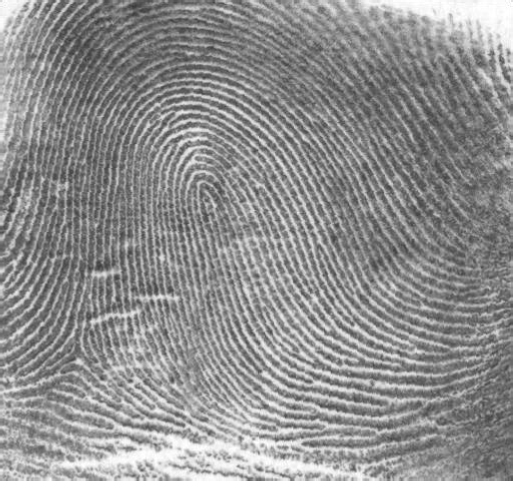
%> input picture Lab3/Proj04_05/Fig0457(a)(thumb_print).tif, 1026 x 962 px (shown at 1/2 size)
$ octave test_fft.m   (GNU Octave 9; MATLAB toolbox functions it lacks are replaced by stand-ins)
%> lines starting %> are read from the running program, lines starting %| are printed output that depends on the picture
### Lab3/Proj04_01/fshift.m
function output = fshift(input)
%뱄input갠(-1)쿍쾩
[M,N] = size(input);
output = zeros(M,N,'single');
    for x = 0 : M-1
        for y = 0 : N-1
            output(x+1,y+1) = input(x+1,y+1) * ((-1)^(x+y));
        end
    end
end

### Lab3/Proj04_01/myGLPF.m
function output = myGLPF(D0,M,N);
% D0: variable of Gaussian Lowpass Filtering, type single (see Eq. (4.8-7) [第四版課本 Eq. (4-116)])
% M, N: size of the filter(M x N), type int
% output: a 2-D GLPF, type single
output = zeros(M,N,'single');
midM = round(M/2);
midN = round(N/2);
    for u = 0 : M-1
        for v = 0 : N-1
            Duv = (u-midM)^2 + (v-midN)^2;
            o = 2*(D0^2);
            output(u+1,v+1) = exp(-Duv/o);
        end
    end
end

### Lab3/Proj04_04/myGHPF.m
function output = myGHPF(D0,M,N)
% D0: variable of Gaussian Lowpass Filtering, type single (see Eq. (4.9-4) [第四版課本Eq. (4-120)])
% M, N: size of the filter(M x N), type single
% output: a 2-D GHPF, type single
    output = 1 - myGLPF(D0,M,N); % high pass = 1 - low pass
end

### Lab3/test/05/test_fft.m
clc;
clear all;
close all;
input = imread('Fig0457(a)(thumb_print).tif'); % 讀取題目圖片
%> input is the input picture: size 962x1026 uint8; min 52, max 255, mean 142.7
input = imresize(input, 1/10); % 縮小10倍
%> input: size 97x103 uint8
figure;imshow(input);title('Origin的1/10');
input = im2single(input);
%> input: size 97x103 single
[M,N] = size(input);
%> M = 97; N = 103

edge = 128;
inputZeroPad = padarray(input,[edge-M edge-N],0,'post');
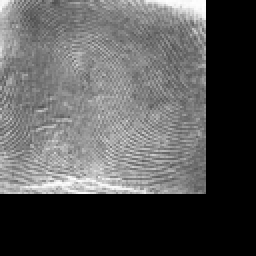
%> inputZeroPad: size 128x128 single (shown 2 times larger); min 0, max 1, mean 0.341
figure;imshow(inputZeroPad);title('Zero Padding');
imwrite(inputZeroPad,'Zero Padding.png');
input_shift = fshift(inputZeroPad); % 做(-1)處理
%> after the loop in fshift, `for x = 0 : M-1`:
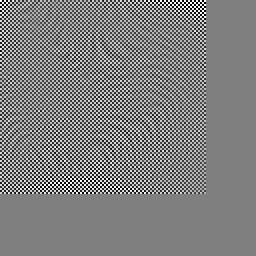
%> output: size 128x128 single (shown 2 times larger); min -0.996, max 1, mean 0.0001; drawn with min black and max white

D0 = 6; % 因為圖片有縮小，也對D0做縮小
MyGHPF = myGHPF(D0,edge,edge);

outputDFT = fft2(input_shift);
figure;imshow(outputDFT);title('fft2');
imwrite(outputDFT,'fft2.png');

G = outputDFT .* MyGHPF;
GIDFT = real(ifft2(G));
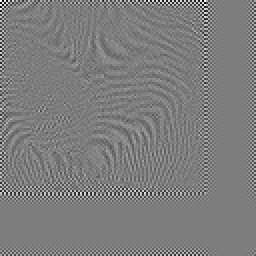
%> GIDFT: size 128x128 single (shown 2 times larger); min -0.662, max 0.684, mean 0.0001; drawn with min black and max white
figure;imshow(GIDFT);title('ifft2');
imwrite(GIDFT,'ifft2.png');

GIDFT = fshift(GIDFT); %做(-1)處理
%> after the loop in fshift (call 2), `for x = 0 : M-1`:
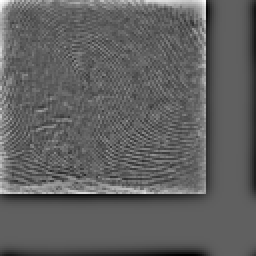
%> output: size 128x128 single (shown 2 times larger); min -0.415, max 0.684, mean 1.4e-09; drawn with min black and max white
figure;imshow(GIDFT);title('After GHPH');
%> after `imshow(GIDFT)`:
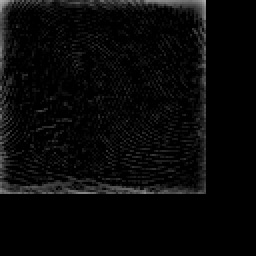
%> displayed picture: size 128x128, on the screen's scale of 0 to 255 (shown 2 times larger); min 0, max 174, mean 8.5; mean of the top-left, top-right, bottom-left and bottom-right quarters 10.9, 8.8, 9.2, 5.3
imwrite(GIDFT,'matlab After GHPH.png');
%去除Padding
GIDFT = GIDFT(1:M,1:N);
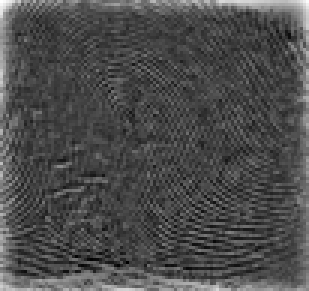
%> GIDFT: size 97x103 single (shown 3 times larger); min -0.245, max 0.684, mean 0.0337; drawn with min black and max white


thresholding = 0;
GIDFT_th = zeros(M,N,'single');
for x = 1 : M
    for y = 1 : N
        if GIDFT(x,y) < 0
            GIDFT_th(x,y) = 0;
        else
            GIDFT_th(x,y) = 1;
        end
    end
end
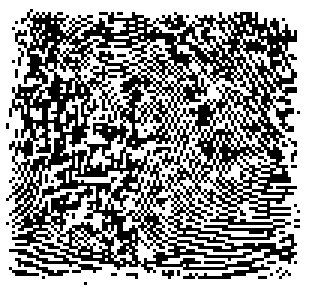
%> GIDFT_th: size 97x103 single (shown 3 times larger); values 0 (black) and 1 (white), 56.8% white; black in thin lines or dots
figure;imshow(GIDFT_th);title('After Thresholding');
imwrite(im2uint8(GIDFT_th),'matlab After Thresholding.tif');
%}
